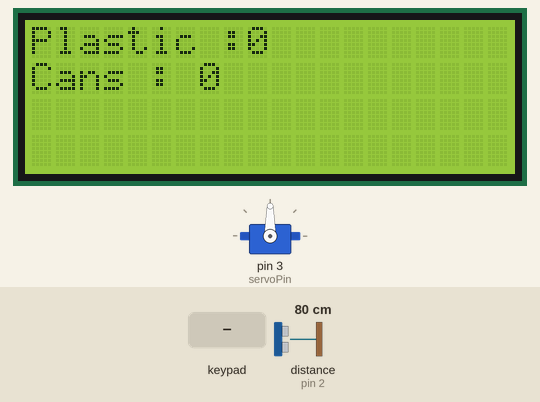
This sketch was run on a simulated Arduino Uno, built with avr-gcc and run on an emulated ATmega328P. Parts: servo, 20×4 character LCD. Inputs (shaded band) come from the test bench; at power-on: distance to the obstacle (sensor on pin 2) 80 cm. The echo pulse lasts 58.3 µs per cm; what the sketch prints to the serial monitor is not drawn.

Above: at 1.2 s.
1.3 s: key '#' pressed
At 2.5 s:
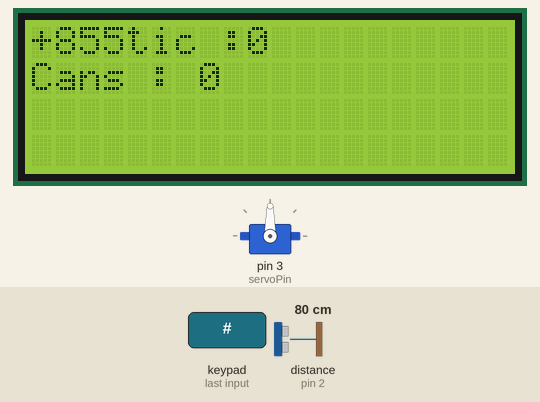
2.8 s: keypad keys 6 7 8 9 * pressed 0.4 s apart
At 5.2 s:
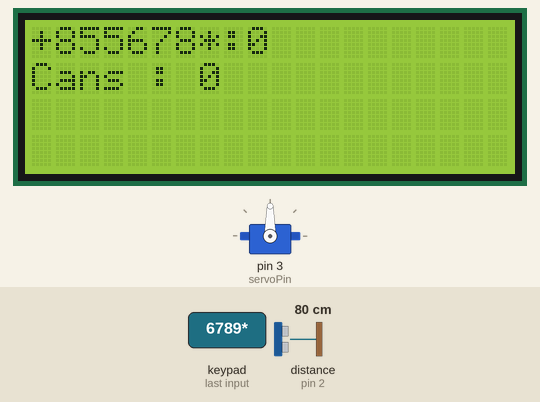
6.3 s: key '*' pressed
7.8 s: keypad keys 1 0 1 1 1 2 1 3 pressed 0.4 s apart
At 8.41 s:
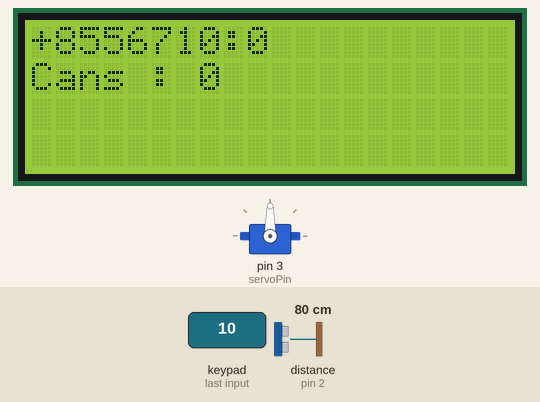
12.5 s: distance to the obstacle (sensor on pin 2) set to 10 cm
16.7 s: distance to the obstacle (sensor on pin 2) set to 7 cm
At 20.5 s:
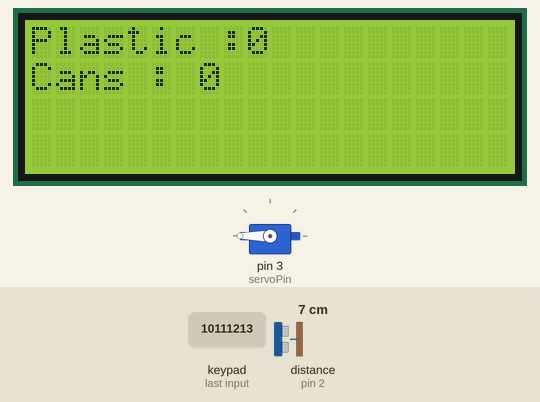
Timing chart, 0 to 21.9 s (numbered marks = the images above; inputs shaded):
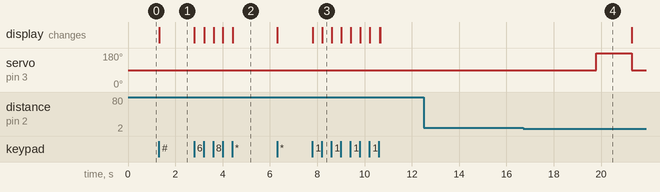

Measured:
- the behaviour switches between 9 and 8 cm on distance to the obstacle (sensor on pin 2) (found by bisection; images 3 and 4)
- after the input at 1.3 s, the display: changes at once (image 1)
- after the input at 2.8 s, the display: first changes at once (image 2 shows a later state)
- after the input at 7.8 s, the display: first changes at once (image 3 shows a later state)
- after the input at 12.5 s, every drawn part: stays the same
- after the input at 16.7 s, servo on pin 3 (servoPin): 90° → 180° after 3.1 s, → 90° 1.5 s later

The sketch:

recyclingMachine_V2.ino
```cpp
#include <LiquidCrystal_I2C.h>
#include <Keypad.h>
#include <Servo.h>
#include <NewPing.h>
#define trig 4
#define echo 2
NewPing sothyro(trig, echo, 100);
Servo servo;
int servoPin = 3;
int angle = 0;
int plastic = 0;
int cans = 0;
const byte ROWS = 4; //four rows
const byte COLS = 4; //four columns
String number = "";
int calculation = 0;
char keys[ROWS][COLS] = {
  {'1', '2', '3', 'A'},
  {'4', '5', '6', 'B'},
  {'7', '8', '9', 'C'},
  {'*', '0', '#', 'D'}
};
byte rowPins[ROWS] = { 6, 7, 8, 9}; //connect to the row pinouts of the keypad
byte colPins[COLS] = {10, 11, 12, 13}; //connect to the column pinouts of the keypad
Keypad keypad = Keypad( makeKeymap(keys), rowPins, colPins, ROWS, COLS );
LiquidCrystal_I2C lcd(0x27, 20, 4);

// timing
unsigned long startMillis;  //some global variables available anywhere in the program
unsigned long currentMillis;
const unsigned long period = 1000;  //the value is a number of milliseconds


//event triggering
int currentDistanceFlag = 0;
int waitTimerFlag = 0;
int previousDistanceFlag = 0;
int servoFlag = 0;

int cool = 0;

void setup()
{
  Serial.begin(9600);
  servo.attach(servoPin);
  lcd.begin();
  lcd.clear();
  lcd.backlight();
}
void loop() {

  //  Serial.print("Plastic : ");
  //  Serial.print(plastic);
  //  Serial.print("Cans: ");
  //  Serial.print(cans);
  //Serial.print(key);
  //Serial.print(cool);
  //lcd.setCursor(0, 2);
  //lcd.print("Amount: ");
  //lcd.print(calculation);
  //lcd.print(" riels");
  lcd.setCursor(0, 0);
  lcd.print("Plastic :");
  lcd.print(plastic);
  lcd.setCursor(0, 1);
  lcd.print("Cans : ");
  lcd.print(cans);
  //delay(1000);
  //Serial.println(cool);

  // ---- check the distance every one seconds ---
  currentMillis = millis();  //get the current "time" (actually the number of milliseconds since the program started)
  if (currentMillis - startMillis >= period)  //test whether the period has elapsed
  {
    cool = sothyro.ping_cm();
    startMillis = currentMillis;  //IMPORTANT to save the start time of the current LED state.

    // check the state of the cool
    if (cool <= 5 && cool >= 1) {
      currentDistanceFlag = 1; // can
    }
    else if (cool <= 8 && cool >= 7) {
      currentDistanceFlag = 2; // plastic
    }
    else
    {
      currentDistanceFlag = 0;
    }

    // check the state of the distance
    // if distance change wait until it stable
    if (currentDistanceFlag != previousDistanceFlag) {
      previousDistanceFlag = currentDistanceFlag;
      waitTimerFlag = 0;
    }
    else if (currentDistanceFlag == previousDistanceFlag) {

      // if the distance is stable
      // count the timer up
      waitTimerFlag++;

      // after three seconds of stable distance
      // start moving the servo
      // we move the servo only when there is plastic or can
      if (waitTimerFlag == 3)
      {

        if (currentDistanceFlag != 0)
        {
          servoFlag = 1;
          waitTimerFlag = 0;
        }
        else
        {
          waitTimerFlag = 0;
        }
      }
    }

    Serial.print("Distance stat: ");
    Serial.print(cool);
    Serial.print(" currentDistanceFlag: ");
    Serial.print(currentDistanceFlag);
    Serial.print(" waitTimerFlag: ");
    Serial.println(waitTimerFlag);
  }

  // ---- function to check when to move the servo
  if (servoFlag == 1 && currentDistanceFlag == 1) {
    Serial.println("Move Plastic");

    for (angle = 90; angle <= 180; angle += 30) {
      servo.write(angle);
    }
    delay(1500);
    for (angle = 180; angle >= 90; angle -= 30) {
      servo.write(angle);
    }

    plastic += 1;
    calculation += 10;

    servoFlag = 0;
    currentDistanceFlag = 0;
  }
  else if (servoFlag == 1 && currentDistanceFlag == 2) {
    Serial.println("Move Can");

    for (angle = 90; angle <= 180; angle += 30) {
      servo.write(angle);
    }
    delay(1500);
    for (angle = 180; angle >= 90; angle -= 30) {
      servo.write(angle);
    }

    cans += 1;
    calculation += 50;

    servoFlag = 0;
    currentDistanceFlag = 0;
  }

  // --- Check keypad input ----
  char key = keypad.getKey();
  if (key == '#') // we check if someone pressed #
  {
    Serial.println(key);
    // enter the phone number
    number = Take_input();

  }
}

String Take_input (void)
{
  String num = "+855";
  int len = 0;
  Serial.print(num);
  while (len <= 13)
  {
    len = num.length();
    char key = keypad.getKey();
    if ((key != 'A') && (key != 'B') && (key != 'C') && (key != 'a'))
    {
      if ((key != '#') && (key != '*') && (key != 'D'))
      {
        num += String(key);
        print_content(num);
        Serial.print(key);
      }

      else if (key == '*')
      {
        num.setCharAt(len - 1, '*');
        print_content(num);
        num.remove(len - 1);
      }
    }
  }
  lcd.clear();
  lcd.print("Money Sent");
  Serial.println("Money Sent");
  plastic = 0;
  cans = 0;
  calculation = 0;
  return num;
}
void print_content (String str)
{
  lcd.setCursor(0, 0);
  lcd.print(str);
}
```
